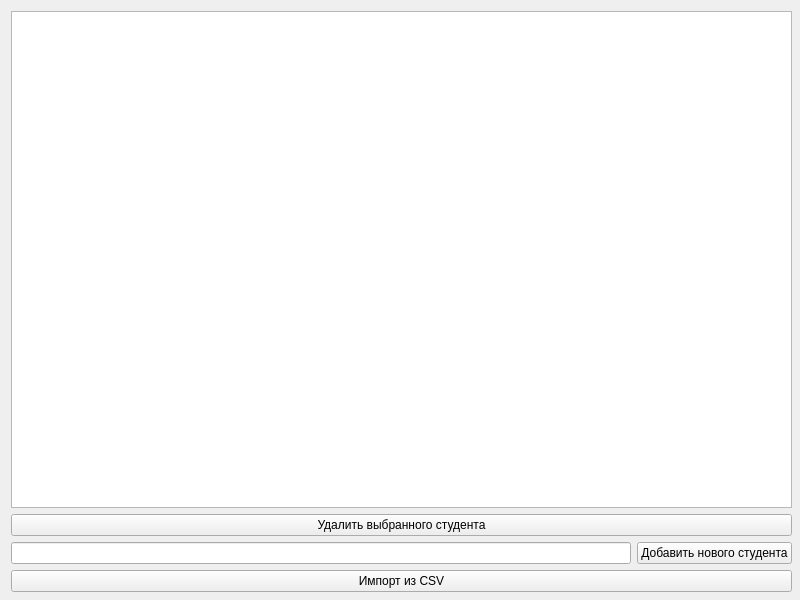
<?xml version="1.0" encoding="UTF-8"?>
<ui version="4.0">
 <class>Form</class>
 <widget class="QWidget" name="Form">
  <property name="geometry">
   <rect>
    <x>0</x>
    <y>0</y>
    <width>800</width>
    <height>600</height>
   </rect>
  </property>
  <property name="windowTitle">
   <string>Редактор студентов</string>
  </property>
  <widget class="QWidget" name="">
   <property name="geometry">
    <rect>
     <x>11</x>
     <y>11</y>
     <width>781</width>
     <height>581</height>
    </rect>
   </property>
   <layout class="QVBoxLayout" name="verticalLayout">
    <item>
     <widget class="QTableWidget" name="tableWidget"/>
    </item>
    <item>
     <widget class="QPushButton" name="delete_button">
      <property name="text">
       <string>Удалить выбранного студента</string>
      </property>
     </widget>
    </item>
    <item>
     <layout class="QHBoxLayout" name="horizontalLayout_2">
      <item>
       <widget class="QLineEdit" name="student_edit"/>
      </item>
      <item>
       <widget class="QPushButton" name="add_button">
        <property name="text">
         <string>Добавить нового студента</string>
        </property>
       </widget>
      </item>
     </layout>
    </item>
    <item>
     <widget class="QPushButton" name="import_button">
      <property name="text">
       <string>Импорт из CSV</string>
      </property>
     </widget>
    </item>
   </layout>
  </widget>
 </widget>
 <resources/>
 <connections/>
</ui>
